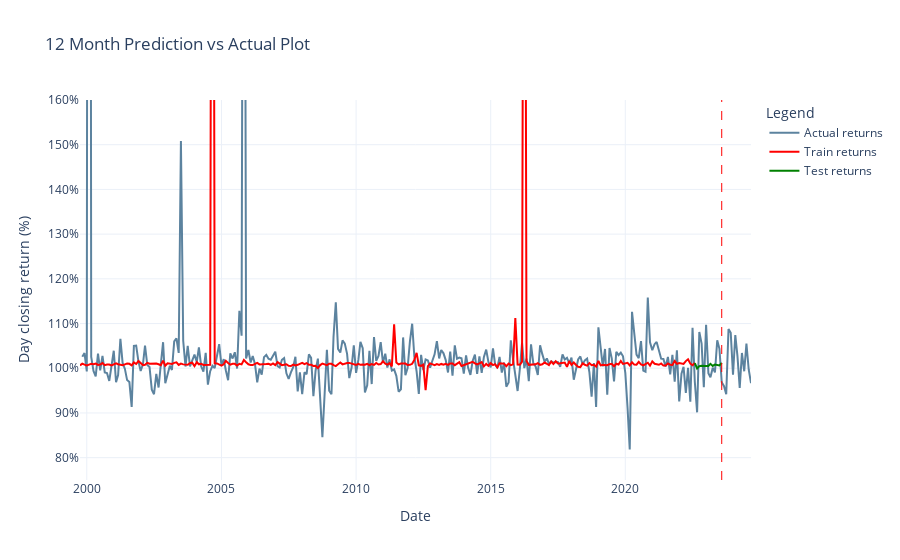

Notebook code for this chart:
### Markdown cell above
#### Actual vs Prediction plot

### Code cell
generate_plot(df, y_train_pred_12m, y_test_pred_12m)

### Figure 1 — Plotly figure (JSON) as saved in the notebook; plotly's stock layout.template omitted (floating-point values rounded to 4 significant figures; data arrays with more than 128 entries replaced by an {"elided": "..."} marker saying what was removed)
{"data": [{"line": {"color": "#5c839f", "width": 2}, "mode": "lines", "name": "Actual returns", "x": {"elided": "300 str values"}, "y": {"elided": "300 float values"}, "type": "scatter"}, {"line": {"color": "red", "width": 2}, "mode": "lines", "name": "Train returns", "x": {"elided": "275 str values"}, "y": {"elided": "275 float values"}, "type": "scatter"}, {"line": {"color": "green", "width": 2}, "mode": "lines", "name": "Test returns", "x": ["2022-08-01", "2022-09-01", "2022-10-01", "2022-11-01", "2022-12-01", "2023-01-01", "2023-02-01", "2023-03-01", "2023-04-01", "2023-05-01", "2023-06-01", "2023-07-01", "2023-08-01", "2023-09-01", "2023-10-01", "2023-11-01", "2023-12-01", "2024-01-01", "2024-02-01", "2024-03-01", "2024-04-01", "2024-05-01", "2024-06-01", "2024-07-01", "2024-08-01", "2024-09-01"], "y": [1.012, 0.9994, 1.005, 1.006, 1.005, 1.005, 1.005, 1.01, 1.005, 1.008, 1.008, 1.006, 1.012], "type": "scatter"}], "layout": {"shapes": [{"line": {"color": "red", "dash": "dash", "width": 1}, "type": "line", "x0": "2023-08-01", "x1": "2023-08-01", "xref": "x", "y0": 0, "y1": 1, "yref": "y domain"}], "yaxis": {"title": {"text": "Day closing return (%)"}, "tickformat": ".0%", "range": [0.75, 1.6]}, "title": {"text": "12 Month Prediction vs Actual Plot"}, "xaxis": {"title": {"text": "Date"}}, "legend": {"title": {"text": "Legend"}}}}
